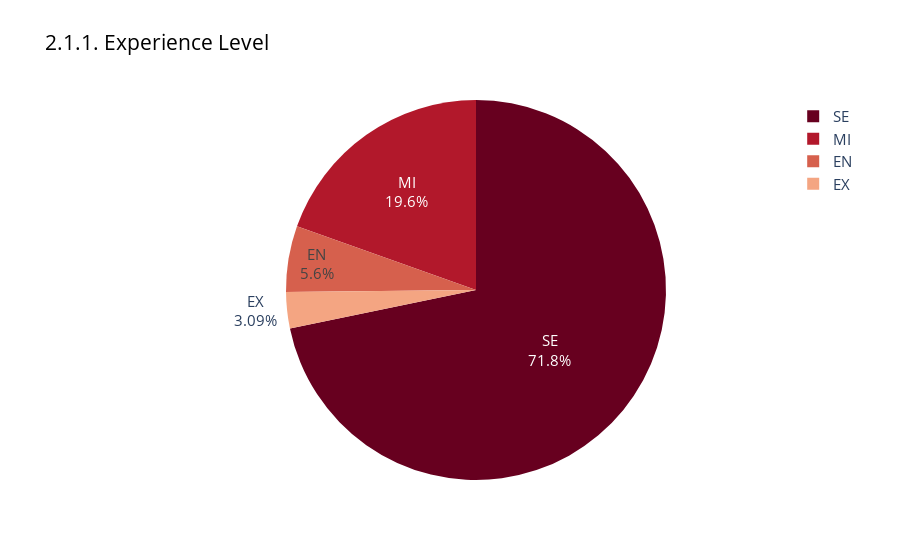

The notebook cell this image was saved under:
### Markdown cell above
There's 4 categorical values in column 'experience_level' and each are:
* EN = Entry-Level / Junior 
* MI = Mid-Level / Intermediate 
* SE = Senior-Level/ Expert
* EX = Executive-Level / Director

To better understanding in following analysis we can replace each value to each refers name

### Code cell
ex_level = df['experience_level'].value_counts()
label= ex_level.index.tolist()
fig = px.pie(ex_level, names = ex_level.index, values = ex_level.values, 
                title = '2.1.1. Experience Level',
                color=ex_level.index,
                color_discrete_sequence=px.colors.sequential.RdBu)

fig.data[0].update({'textinfo' : 'label+percent'})
fig.update_layout(font = dict(size = 15),title_font_color="black",)
fig.show()

### Figure 1 — Plotly figure (JSON) as saved in the notebook; plotly's stock layout.template omitted (floating-point values rounded to 4 significant figures)
{"data": [{"customdata": [["SE"], ["MI"], ["EN"], ["EX"]], "domain": {"x": [0, 1], "y": [0, 1]}, "hovertemplate": "index=%{customdata[0]}<br>value=%{value}<extra></extra>", "labels": ["SE", "MI", "EN", "EX"], "legendgroup": "", "marker": {"colors": ["rgb(103,0,31)", "rgb(178,24,43)", "rgb(214,96,77)", "rgb(244,165,130)"]}, "name": "", "showlegend": true, "textinfo": "label+percent", "type": "pie", "values": [5230, 1426, 408, 225]}], "layout": {"font": {"size": 15}, "legend": {"tracegroupgap": 0}, "piecolorway": ["rgb(103,0,31)", "rgb(178,24,43)", "rgb(214,96,77)", "rgb(244,165,130)", "rgb(253,219,199)", "rgb(247,247,247)", "rgb(209,229,240)", "rgb(146,197,222)", "rgb(67,147,195)", "rgb(33,102,172)", "rgb(5,48,97)"], "title": {"font": {"color": "black"}, "text": "2.1.1. Experience Level"}}}
